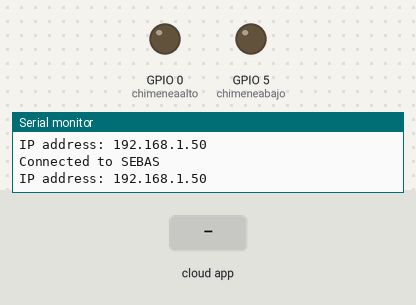
Simulated run of this sketch. Board: ESP8266 (NodeMCU). Parts: output pins drawn as LEDs (lit = HIGH), the last lines printed to the serial monitor. The inputs (shaded band) are chosen by the test bench. WiFi joins after 1.5 s; servers stay silent unless stated.

Above: at 3.2 s.
3.3 s: the phone or cloud app sets chimenea.en.bajo to 64
At 4.2 s:
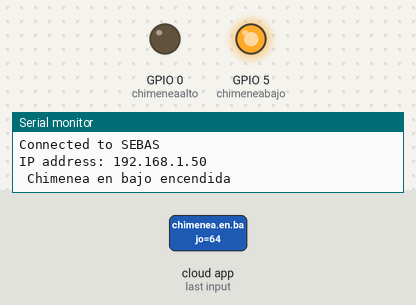
4.9 s: the phone or cloud app sets chimenea.en.alto to 64
At 5.5 s:
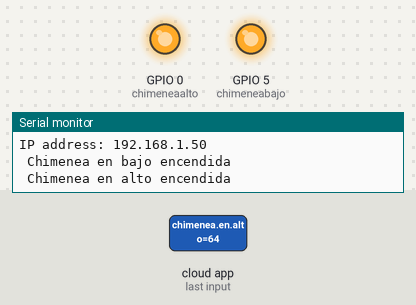
6.5 s: the phone or cloud app sets chimenea.en.bajo to 0
At 6.9 s:
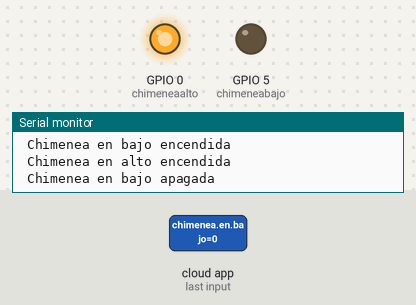
8.1 s: the phone or cloud app sets chimenea.en.bajo to 128
At 9.4 s:
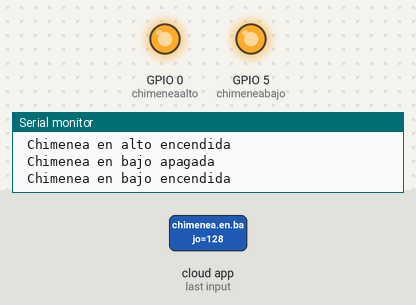
9.7 s: the phone or cloud app sets chimenea.en.alto to 0
At 10.8 s:
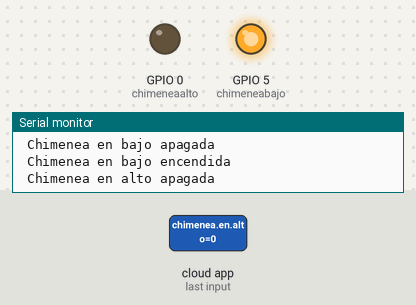
11.3 s: the phone or cloud app sets chimenea.en.alto to 128
At 12.1 s:
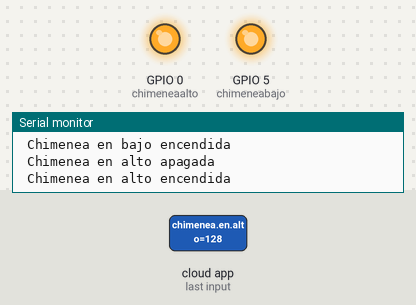
Timing chart, 0 to 13.9 s (numbered marks = the images above; inputs shaded):
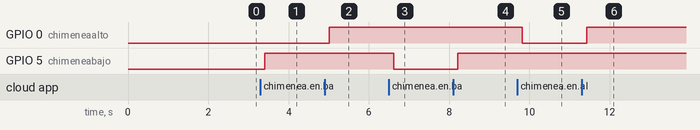

The sketch:

AlexaZ.ino
```cpp
#ifdef ARDUINO_ARCH_ESP32
#include <WiFi.h>
#else
#include <ESP8266WiFi.h>
#endif

#include <Espalexa.h>

int chimeneabajo = 5;
int chimeneaalto = 0;

const char* ssid = "SEBAS";
const char* password = "1128275193";

Espalexa alexita;

void Funcionchimeneabajo(uint8_t brightness);
void Funcionchimeneaalto(uint8_t brightness);

WiFiServer servidor(80);

//IPAddress ip_local(192,168,1,88);
//IPAddress gateway(192,168,1,254);
//IPAddress subnet(255,255,255,0);

void setup() {
  Serial.begin(115200);
  pinMode(chimeneabajo, OUTPUT);
  pinMode(chimeneaalto, OUTPUT);
  /*if (!WiFi.config(ip_local, gateway, subnet)){
    Serial.println("Error en configuracion");
  }*/
  ConectarWifi();
  alexita.addDevice("chimenea en bajo", Funcionchimeneabajo);
  alexita.addDevice("chimenea en alto", Funcionchimeneaalto);
  alexita.begin();
}

void loop() {
  ConectarWifi();
  alexita.loop();
  delay(200);
}

void ConectarWifi() {
  if (WiFi.status() != WL_CONNECTED) {
    WiFi.mode(WIFI_STA);
    WiFi.begin(ssid, password);
    Serial.println("");
    Serial.println("Connecting to WiFi");
    while (WiFi.status() != WL_CONNECTED) {
      delay(1000);
      Serial.print(".");
      Serial.print("Connected to ");
    Serial.println(ssid);
    Serial.print("IP address: ");
    Serial.println(WiFi.localIP());
    }
    Serial.print("Connected to ");
    Serial.println(ssid);
    Serial.print("IP address: ");
    Serial.println(WiFi.localIP());
  }
}

void Funcionchimeneabajo(uint8_t brightness) {

  if (brightness) {
    digitalWrite(chimeneabajo, HIGH);
    Serial.println(" Chimenea en bajo encendida ");
  }
  else {
    digitalWrite(chimeneabajo, LOW);
    Serial.println(" Chimenea en bajo apagada ");
  }
}

void Funcionchimeneaalto(uint8_t brightness) {

   if (brightness) {
    digitalWrite(chimeneaalto, HIGH);
    Serial.println(" Chimenea en alto encendida ");
  }
  else {
    digitalWrite(chimeneaalto, LOW);
    Serial.println(" Chimenea en alto apagada ");
  }

}
```

Measured:
- after the input at 3.3 s, GPIO 5 (chimeneabajo): LOW → HIGH after 0.11 s
- after the input at 4.9 s, GPIO 0 (chimeneaalto): LOW → HIGH after 0.11 s
- after the input at 6.5 s, GPIO 5 (chimeneabajo): HIGH → LOW after 0.12 s
- after the input at 8.1 s, GPIO 5 (chimeneabajo): LOW → HIGH after 0.12 s
- after the input at 9.7 s, GPIO 0 (chimeneaalto): HIGH → LOW after 0.12 s
- after the input at 11.3 s, GPIO 0 (chimeneaalto): LOW → HIGH after 0.13 s
